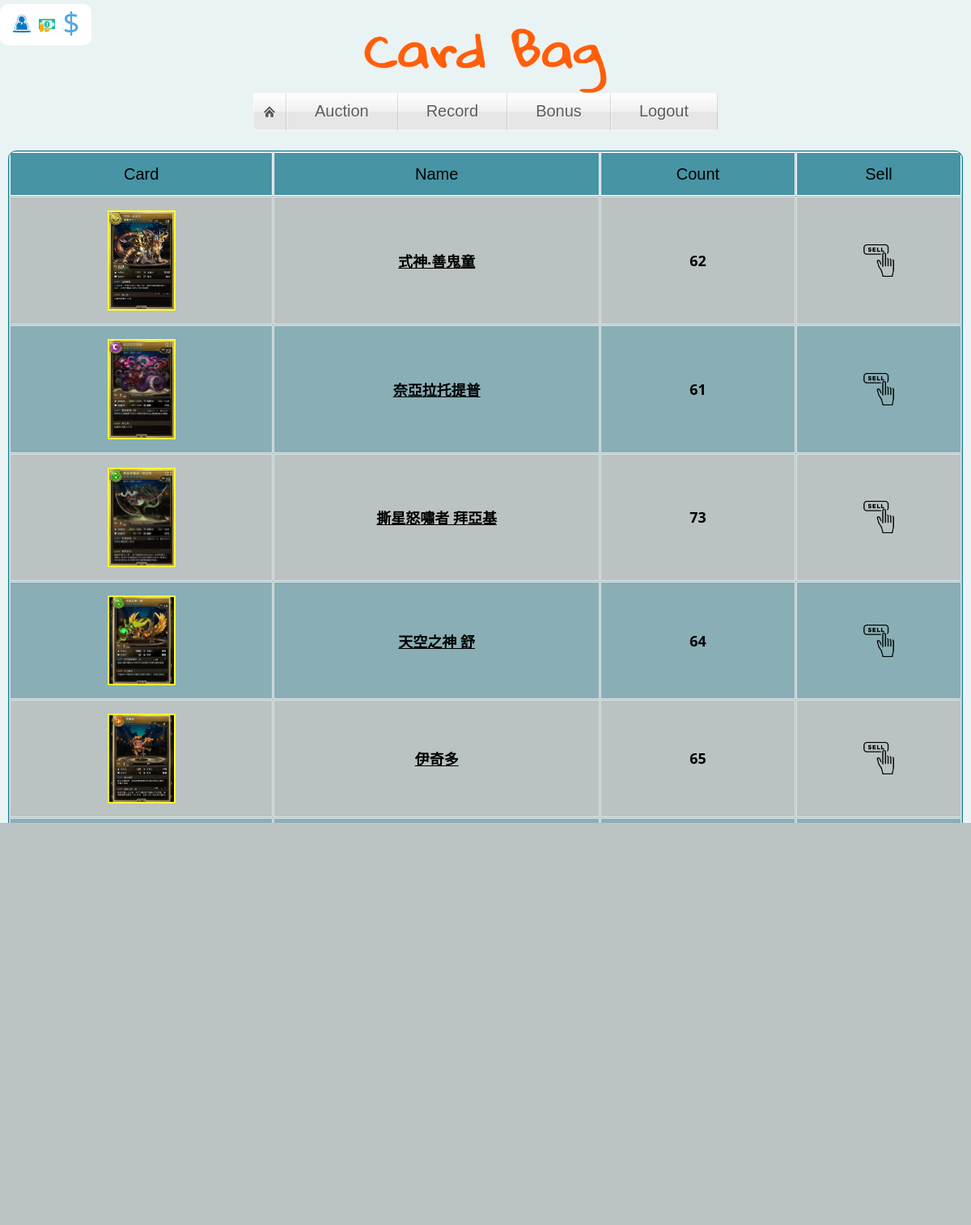
The app's page /showInventory.php (signed in), older data.
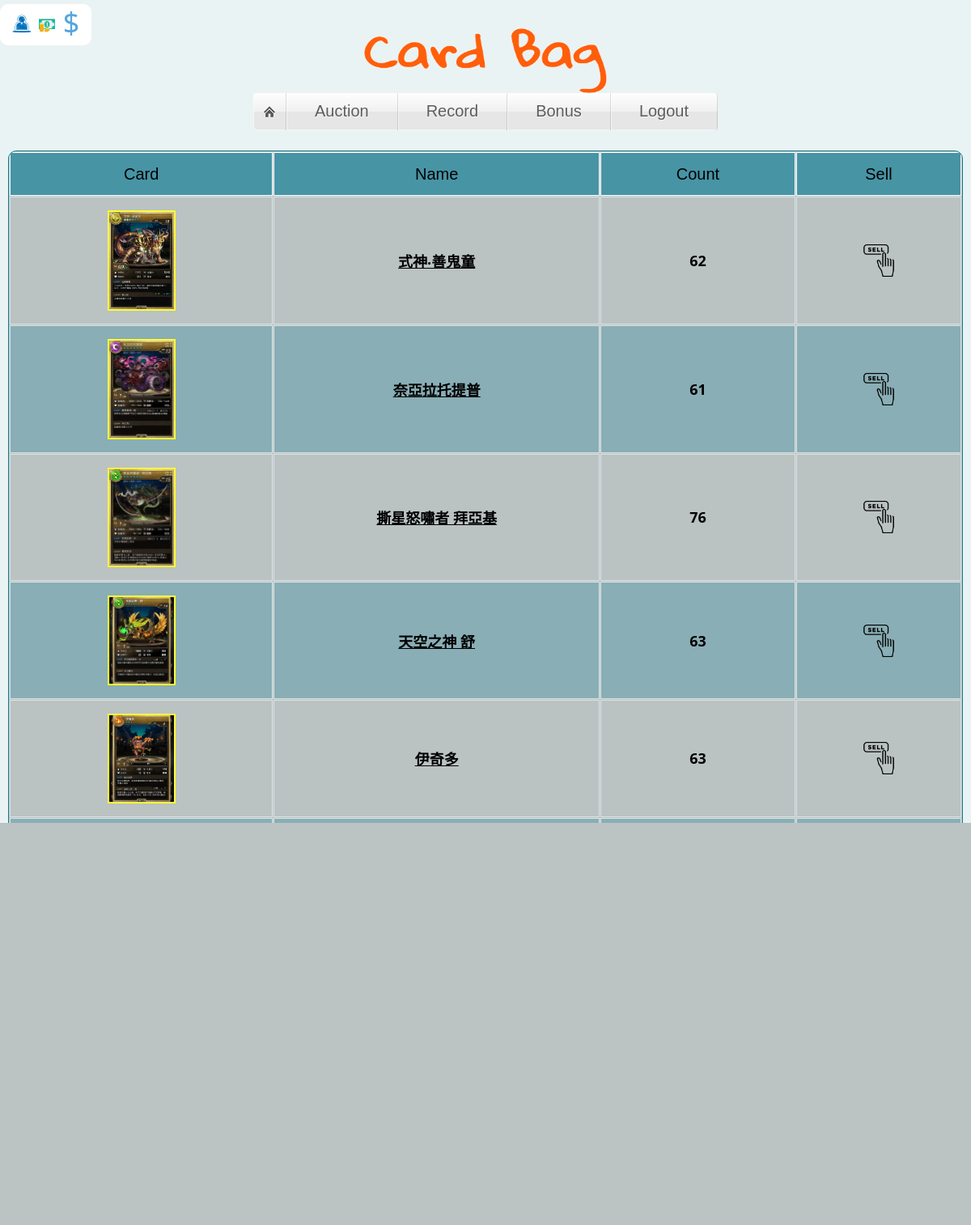
The same page, newer data.
### tables this page shows
CREATE TABLE `cardbag` (
  `playerid` int(255) NOT NULL,
  `cardid` int(11) NOT NULL,
  `count` int(255) NOT NULL
);

CREATE TABLE `card` (
  `cardid` int(10) NOT NULL,
  `name` varchar(15) DEFAULT NULL,
  `cardurl` varchar(255) NOT NULL
);

### showInventory.php (the view, shortened to what this page needs)
<html>
<head>
<link rel="stylesheet" type="text/css" href="css/index.css">
<link rel="stylesheet" type="text/css" href="css/styles.css">
<link rel="stylesheet" href="css/jquery.fancybox.css" type="text/css" media="screen" />
</head>
<body>
    <nav>
    	<img src="img/cardbag1.png" width="300px" height="80px"/>
        <ul class="fancyNav">
            <li id="home"><a href="showInventory.php" class="homeIcon">Home</a></li>
            <li id="acution"><a href="auction.php">Auction</a></li>
            <li id="about"><a href="record.php">Record</a></li>
            <li id="bonus"><a href="php/getbonus.php">Bonus</a></li>
            <li id="logout"><a href="logout.php">Logout</a></li>
        </ul>
    </nav>
<h1 id="userInfo" align="right">
    <img src="img/user.png" height="24px"><a id="username"><?php echo $_SESSION['name'];?></a>
    <img src="img/money.png" height="20px"><a id="cash"> $<?php echo $_SESSION['money'];?></a>
</h1>
<table class="dataViewer" width="1000" border="1" cellspacing="1" cellpadding="1" align="center">
    <th><h4>Card</h4></th>
    <th><h4>Name</h4></th>
    <th><h4>Count</h4></th>
    <th><h4>Sell</h4></th>
    <?php
		global $conn;
		$uid=$_SESSION['playerID'];
		$sql="select * from cardbag, card where cardbag.playerid=$uid and card.cardid = cardbag.cardid";
		$res=mysqli_query($conn, $sql) or die("failed to get player's card");
		if($res) {
		    while($card=mysqli_fetch_assoc($res)) {
		        $imgPath = "<a class='fancybox' rel='group' href='".$card['cardurl']."'><img style='border:2px solid #FFFF33' width='80px' src='".$card['cardurl']."' alt='' /></a>";
		        echo "<tr><td>".$imgPath."</td>";
		        echo "<td><h3><u>".$card['name']."</u></h3></td>";
		        echo "<td><h3>".$card['count']."</h3></td>";
		        echo "<td><a href=\"sellform.php?cid=".$card['cardid']."\"><img src='./img/sell-icon.png' width='40' height='40'></a>";
		        echo "</td></tr>";
		    }
		}
	?>
</table>
</body>
</html>

### css/index.css (style rules this page uses)
.dataViewer { margin: 1em 0; width: 100%; overflow: hidden; background: rgba(0, 0, 0, 0.2); color: #000; border-radius: 10px; border: 1px solid #167F92; }
.dataViewer tr { border: 1px solid #D9E4E6; }
.dataViewer tr:nth-child(odd) { background-color: rgba(10%,50%,60%,0.3); }
.dataViewer th { display: none; border: 1px solid #FFF; background-color: rgba(10%,50%,60%,0.6); color: #000; padding: 1em; }
.dataViewer th:first-child { display: table-cell; text-align: center; }
.dataViewer th:nth-child(2) { display: table-cell; }
.dataViewer th:nth-child(2):after { content: attr(data-th); }
@media (min-width: 480px) { .dataViewer th:nth-child(2):after { display: none; } }
.dataViewer td { display: block; word-wrap: break-word; max-width: 7em; }
.dataViewer td:first-child { display: table-cell; text-align: center; border-right: 1px solid #D9E4E6; }
@media (min-width: 480px) { .dataViewer td { border: 1px solid #D9E4E6; } }
.dataViewer th, .dataViewer td { text-align: center; margin: .5em 1em; }
@media (min-width: 480px) { .dataViewer th, .dataViewer td { display: table-cell; padding: 1em; } }
body { font-size: 0.98em; font-family: Arial, Helvetica, sans-serif; background-image:url(../img/bg2.png); background-attachment:fixed; background-repeat:no-repeat; background-color: #EAF3F3; text-align:center; }
h1 { padding:0; }

Row changes from the older to the newer data that the page shows:
changed cardbag "撕星怒嘯者 拜亞基": count "73" → "76"
changed cardbag "天空之神 舒": count "64" → "63"
changed cardbag "伊奇多": count "65" → "63"
